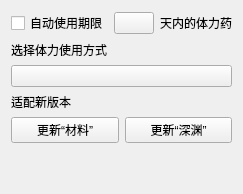
        <widget class="QWidget" name="page_2">
         <layout class="QGridLayout" name="gridLayout_6">
             <item row="3" column="0">
                 <widget class="StrongBodyLabel" name="StrongBodyLabel_5">
                     <property name="text">
                         <string>适配新版本</string>
                     </property>
                 </widget>
             </item>
             <item row="4" column="1">
                 <widget class="PushButton" name="PushButton_update_chasm">
                     <property name="text">
                         <string>更新“深渊”</string>
            </property>
           </widget>
          </item>
             <item row="5" column="0">
                 <spacer name="verticalSpacer_10">
            <property name="orientation">
             <enum>Qt::Vertical</enum>
            </property>
            <property name="sizeHint" stdset="0">
             <size>
              <width>20</width>
              <height>40</height>
             </size>
            </property>
           </spacer>
          </item>
             <item row="2" column="0" colspan="2">
                 <widget class="ComboBox" name="ComboBox_power_usage">
                     <property name="items_" stdset="0">
                         <string notr="true"/>
                     </property>
                 </widget>
             </item>
             <item row="0" column="0" colspan="2">
           <layout class="QHBoxLayout" name="horizontalLayout">
            <item>
             <widget class="CheckBox" name="CheckBox_is_use_power">
              <property name="text">
               <string>自动使用期限</string>
              </property>
             </widget>
            </item>
            <item>
             <widget class="ComboBox" name="ComboBox_power_day">
              <property name="items_" stdset="0">
               <string>1
2
3
4
5
6</string>
              </property>
             </widget>
            </item>
            <item>
             <widget class="BodyLabel" name="BodyLabel_6">
              <property name="text">
               <string>天内的体力药</string>
              </property>
             </widget>
            </item>
           </layout>
          </item>
             <item row="4" column="0">
                 <widget class="PushButton" name="PushButton_update_stuff">
                     <property name="text">
                         <string>更新“材料”</string>
                     </property>
                 </widget>
             </item>
             <item row="1" column="0" colspan="2">
           <widget class="StrongBodyLabel" name="StrongBodyLabel_2">
            <property name="text">
             <string>选择体力使用方式</string>
            </property>
           </widget>
          </item>
         </layout>
        </widget>
